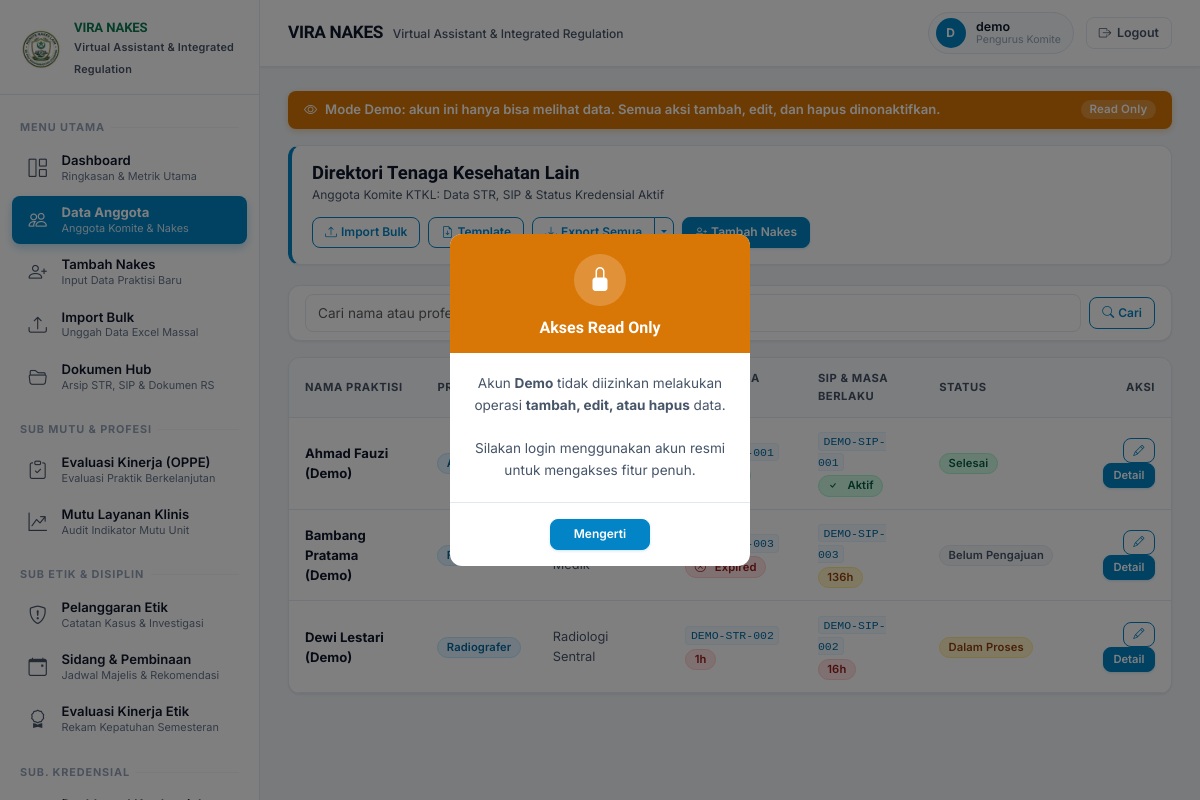
Before: /nakes/ (signed in) with the older database file.
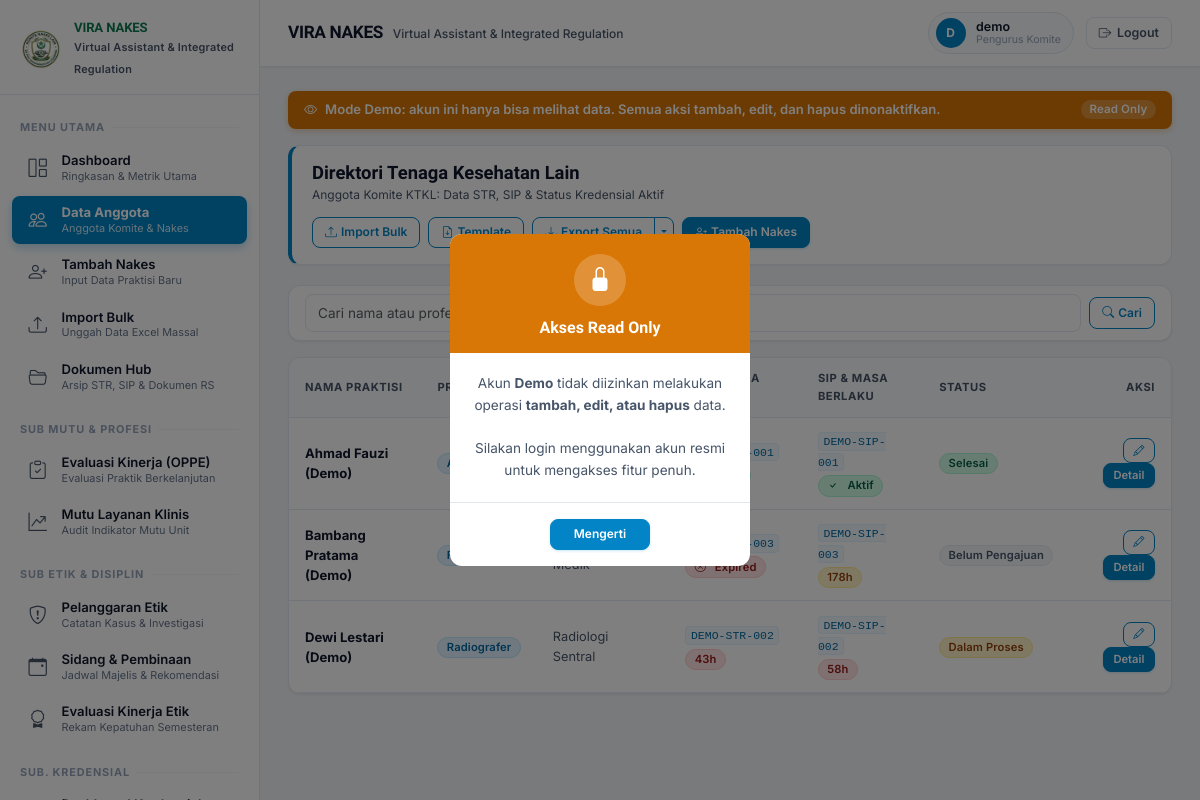
After: the same page with the newer database file.
### nakes/models.py (models this page shows, shortened)
class Nakes(models.Model):
    STATUS_KREDENSIAL_CHOICES = [
        ('Belum Pengajuan', 'Belum Pengajuan'),
        ('Dalam Proses', 'Dalam Proses'),
        ('Selesai', 'Selesai'),
    ]
    KEWENANGAN_CHOICES = [
        ('Aktif', 'Aktif'),
        ('Evaluasi', 'Evaluasi'),
        ('Proses', 'Proses'),
        ('Tidak Aktif', 'Tidak Aktif'),
    ]
    nama = models.CharField(max_length=200)
    profesi = models.ForeignKey(Profesi, on_delete=models.PROTECT, related_name='nakes_list')
    unit_kerja = models.CharField(max_length=200)
    no_str = models.CharField('Nomor STR', max_length=50, unique=True)
    masa_berlaku_str = models.DateField('Masa Berlaku STR')
    no_sip = models.CharField('Nomor SIP', max_length=50, unique=True)
    masa_berlaku_sip = models.DateField('Masa Berlaku SIP')
    status_kredensial = models.CharField(max_length=20, choices=STATUS_KREDENSIAL_CHOICES, default='Belum Pengajuan')
    kewenangan_klinis = models.CharField(max_length=20, choices=KEWENANGAN_CHOICES, default='Proses')
    catatan = models.TextField(blank=True)
    created_at = models.DateTimeField(auto_now_add=True)
    updated_at = models.DateTimeField(auto_now=True)
    created_by = models.ForeignKey(
        settings.AUTH_USER_MODEL,
        on_delete=models.SET_NULL,
        null=True,
        related_name='nakes_created',
    )
    class Meta:
        verbose_name = 'Tenaga Kesehatan'
        verbose_name_plural = 'Tenaga Kesehatan'
        ordering = ['nama']
    @property
    def str_sisa_hari(self):
        from datetime import date
        return (self.masa_berlaku_str - date.today()).days
    @property
    def sip_sisa_hari(self):
        from datetime import date
        return (self.masa_berlaku_sip - date.today()).days

class Profesi(models.Model):
    nama = models.CharField(max_length=100, unique=True)
    class Meta:
        verbose_name = 'Profesi'
        verbose_name_plural = 'Profesi'
        ordering = ['nama']

### nakes/views.py (the view)
# urls.py: path('nakes/', views.nakes_list, name='list'),
@login_required
def nakes_list(request):
    form = NakesSearchForm(request.GET)
    qs = demo_qs(Nakes.objects.select_related('profesi'), request.user)
    q = request.GET.get('q', '').strip()
    if q:
        qs = qs.filter(Q(nama__icontains=q) | Q(profesi__nama__icontains=q))
    profesi_list = Profesi.objects.annotate(jumlah=Count('nakes_list')).filter(jumlah__gt=0).order_by('nama')
    context = {'nakes_list': qs, 'form': form, 'q': q, 'profesi_list': profesi_list}
    return render(request, 'nakes/nakes_list.html', context)

### nakes/views.py (called while the page is built)
def is_demo(user):
    return user.is_authenticated and user.username == DEMO_USERNAME

def demo_qs(qs, user, field='created_by'):
    if is_demo(user):
        return qs.filter(**{f'{field}__username': DEMO_USERNAME})
    return qs.exclude(**{f'{field}__username': DEMO_USERNAME})

### templates/nakes/nakes_list.html (shortened to what the changed rows need)
{% extends "base.html" %}
{% block content %}
<div class="page-header-box domain-main">
    <div>
        <h1 class="page-title-text">Direktori Tenaga Kesehatan Lain</h1>
    </div>
</div>
<div class="d-none d-lg-block">
    <div class="card">
        <div class="table-responsive">
            <table class="table table-hover mb-0">
                <thead>
                    <tr>
                        <th>Nama Praktisi</th>
                        <th>Profesi</th>
                        <th>Unit Kerja</th>
                        <th>STR &amp; Masa Berlaku</th>
                        <th>SIP &amp; Masa Berlaku</th>
                        <th>Status</th>
                        <th class="text-end">Aksi</th>
                    </tr>
                </thead>
                <tbody>
                    {% for n in nakes_list %}
                    <tr>
                        <td>
                            <a href="{% url 'nakes:detail' n.pk %}" class="fw-bold text-decoration-none" style="color:var(--text-primary);">
                                {{ n.nama }}
                            </a>
                        </td>
                        <td>
                            <span class="badge badge-status-info">{{ n.profesi.nama }}</span>
                        </td>
                        <td style="color:var(--text-secondary);font-size:0.8rem;">{{ n.unit_kerja }}</td>
                        <td>
                            <code style="font-size:0.72rem;">{{ n.no_str }}</code>
                            <div style="margin-top:3px;">
                                {% if n.str_sisa_hari < 0 %}
                                <span class="badge badge-status-danger"><i class="bi bi-x-circle me-1"></i>Expired</span>
                                {% elif n.str_sisa_hari <= 90 %}
                                <span class="badge badge-status-danger">{{ n.str_sisa_hari }}h</span>
                                {% elif n.str_sisa_hari <= 180 %}
                                <span class="badge badge-status-warning">{{ n.str_sisa_hari }}h</span>
                                {% else %}
                                <span class="badge badge-status-success"><i class="bi bi-check me-1"></i>Aktif</span>
                                {% endif %}
                            </div>
                        </td>
                        <td>
                            <code style="font-size:0.72rem;">{{ n.no_sip }}</code>
                            <div style="margin-top:3px;">
                                {% if n.sip_sisa_hari < 0 %}
                                <span class="badge badge-status-danger"><i class="bi bi-x-circle me-1"></i>Expired</span>
                                {% elif n.sip_sisa_hari <= 90 %}
                                <span class="badge badge-status-danger">{{ n.sip_sisa_hari }}h</span>
                                {% elif n.sip_sisa_hari <= 180 %}
                                <span class="badge badge-status-warning">{{ n.sip_sisa_hari }}h</span>
                                {% else %}
                                <span class="badge badge-status-success"><i class="bi bi-check me-1"></i>Aktif</span>
                                {% endif %}
                            </div>
                        </td>
                        <td>
                            {% if n.status_kredensial == "Selesai" %}
                            <span class="badge badge-status-success">Selesai</span>
                            {% elif n.status_kredensial == "Dalam Proses" %}
                            <span class="badge badge-status-warning">Dalam Proses</span>
                            {% else %}
                            <span class="badge badge-status-neutral">{{ n.status_kredensial }}</span>
                            {% endif %}
                        </td>
                        <td class="text-end">
                            <a href="{% url 'nakes:update' n.pk %}" class="btn btn-sm btn-outline-primary" style="font-size:0.7rem;padding:0.2rem 0.6rem;"><i class="bi bi-pencil"></i></a>
                            <a href="{% url 'nakes:detail' n.pk %}" class="btn btn-sm btn-primary ms-1" style="font-size:0.7rem;padding:0.2rem 0.6rem;">Detail</a>
                        </td>
                    </tr>
                    {% endfor %}
                </tbody>
            </table>
        </div>
    </div>
</div>
{% endblock %}

Changed rows visible on the page:
changed Nakes "Bambang Pratama (Demo)": sip_sisa_hari "136" → "178"
changed Nakes "Dewi Lestari (Demo)": str_sisa_hari "1" → "43"; sip_sisa_hari "16" → "58"
